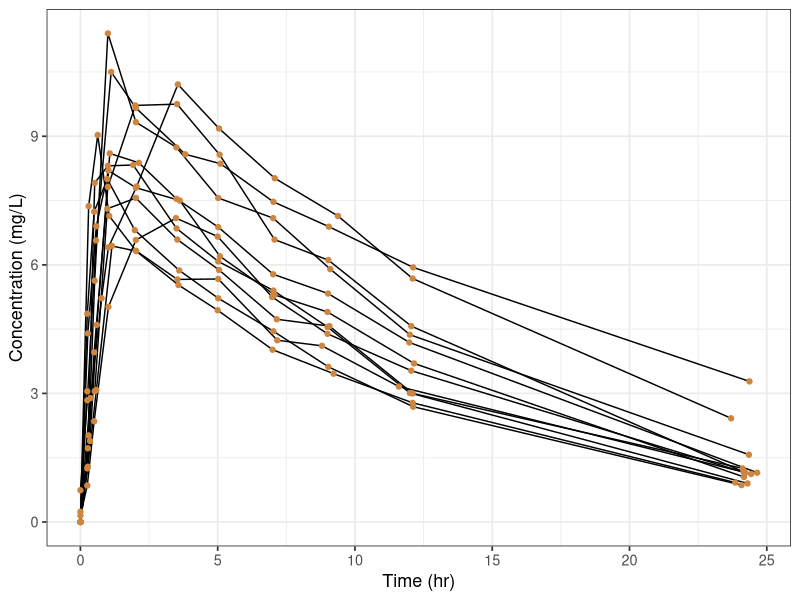

This chart was generated by the following R code:
#' ---
#' title: Theophylline PK
#' author: First Last
#' date: last-modified
#' format: 
#'    pdf:
#'      toc: true
#' ---

library(ggplot2)

#' ## Exploring the data
#' See @fig-conc for concentration-time profiles

#| label: fig-conc
#| fig-cap: Concentration-time profile
#| warning: false

ggplot(Theoph, aes(Time, conc, group=Subject)) + 
  geom_line() + 
  geom_point(color="peru") + 
  theme_bw(base_size = 13) + 
  labs(x = "Time (hr)", y = "Concentration (mg/L)")


#' One can also create a nice table as @tbl-conc 

#| label: tbl-conc 
#| tbl-cap: First 5 rows in Theophylline dataset 

Theoph |>
  dplyr::slice(1:5) |>
  knitr::kable()
